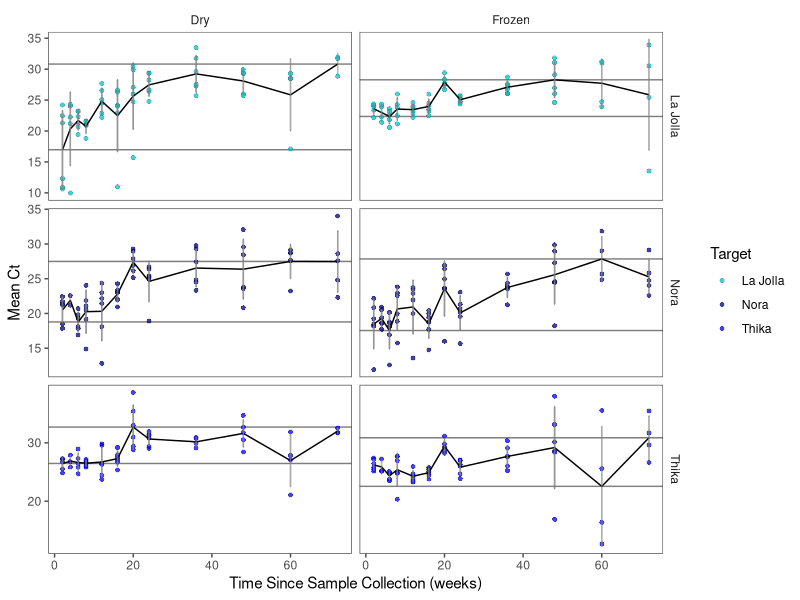
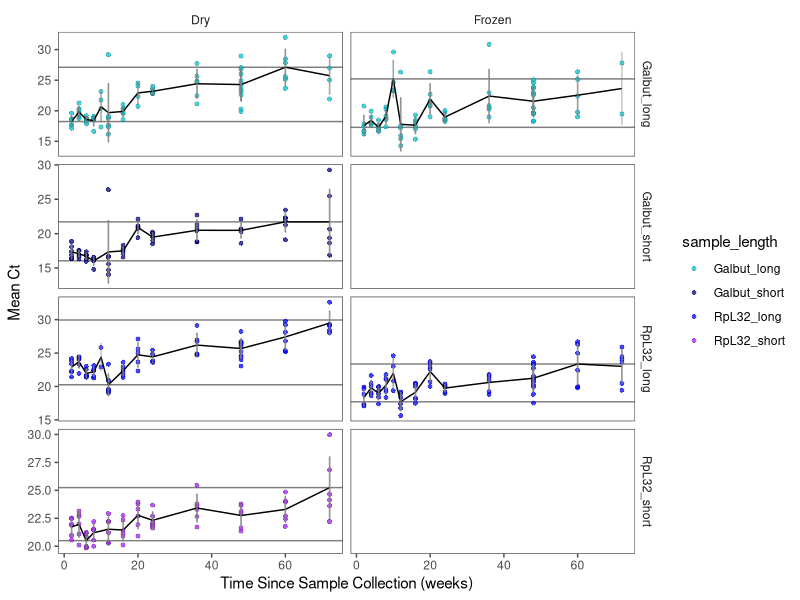
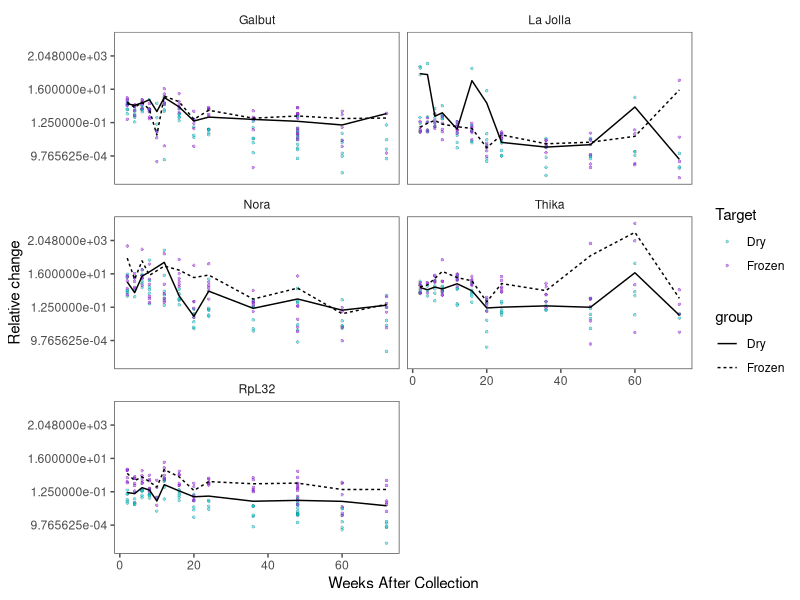
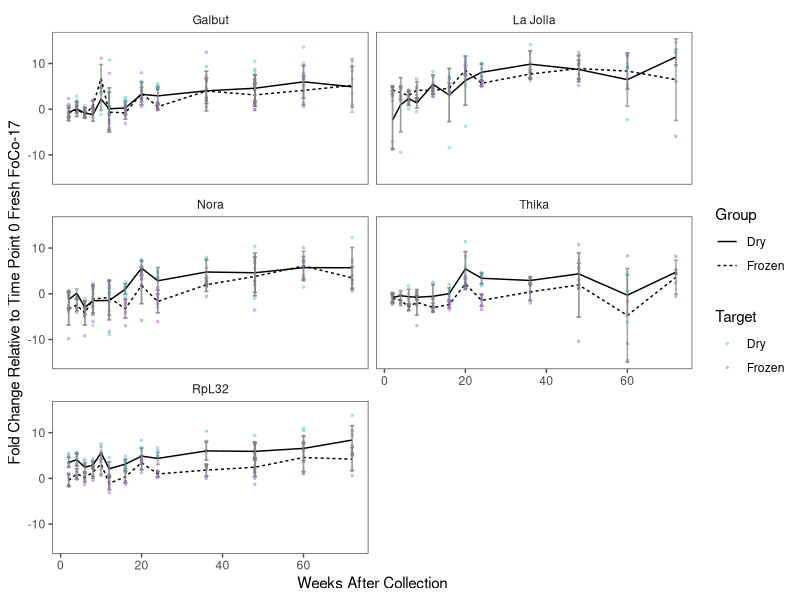
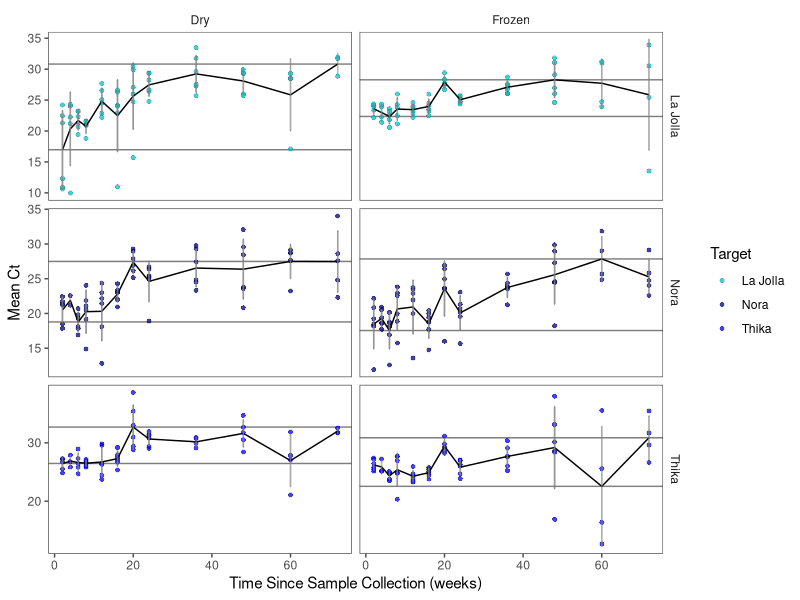
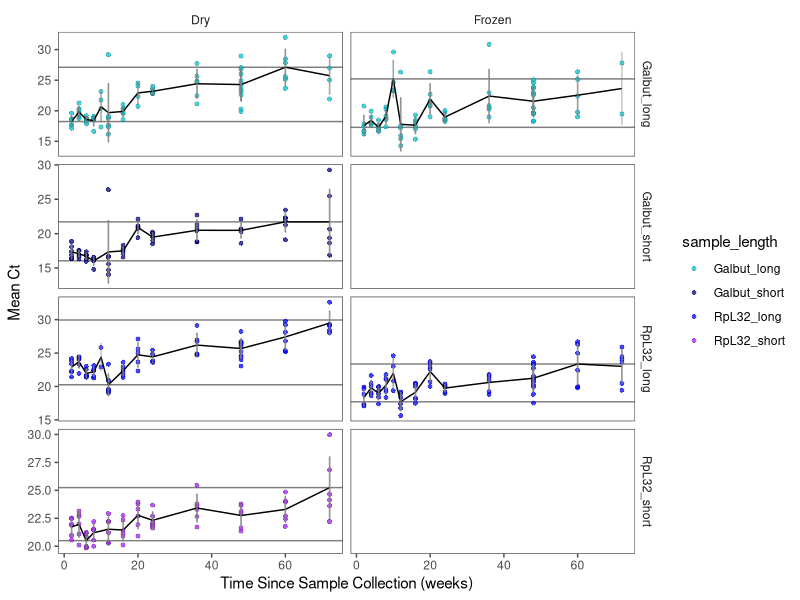
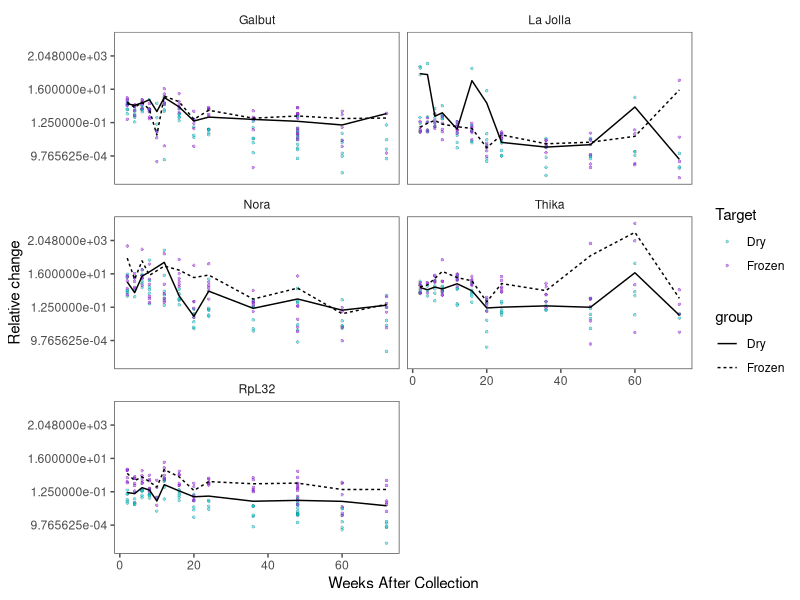
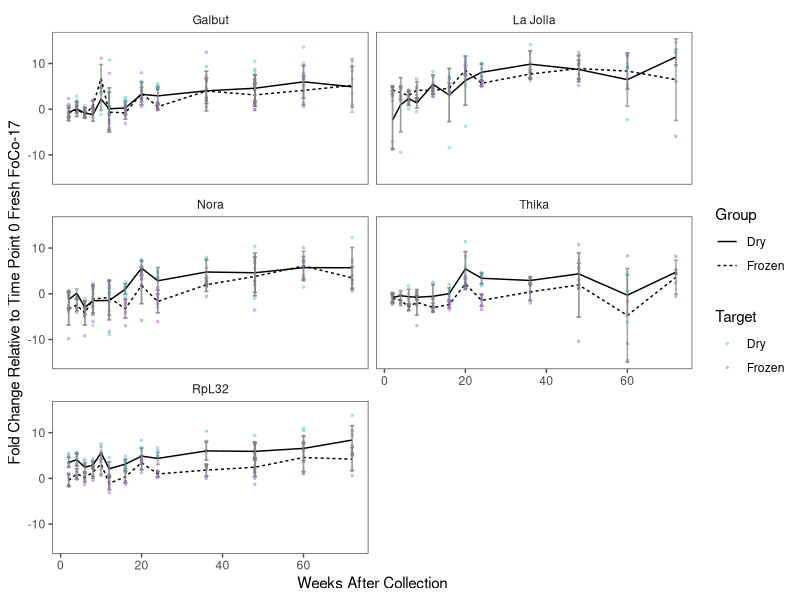

Write R code to recreate these figures, in order. (Note: this script raises an error after producing the figures.)
# load libraries
library(tidyverse)
library(readxl)
library(ggthemes)
library(writexl)

# read in data
#fly <- read_xlsx("tidy_formats/fly_data.xlsx")

#mosquito <- read_xlsx("tidy_formats/mosquito_data.xlsx")

# fly data figures

# pre-processing 
#fly_data <- fly %>%
#  filter(present == "y") %>% 
#  type_convert() %>% 
#  group_by(target, group, week, length) %>%
#  mutate(mean_ct = mean(ct, na.rm = TRUE),
#         sd_ct = sd(ct, na.rm = TRUE),
#         sample_length = paste(target, length, sep = "_")) 

# determine delta ct, use average of time 2 week fresh as starting ct
# calculate fold change by taking 2^-(delta_ct)
#write_xlsx(fly_data, "tidy_formats/fly_data.xlsx")

#read back in the data
fly_data <- read_xlsx("tidy_formats/fly_data.xlsx")

hline_max1 <- data.frame(group = c("Dry", "Frozen"), target = c("La Jolla", "Nora", 
                                                               "Thika"), 
                        hline_1 = c(30.81469, 27.84886, 32.70908, 28.27032,
                                    27.49015, 30.87427))


hline_min1 <- data.frame(group = c("Dry", "Frozen"), target = c("La Jolla", "Nora",
                                                               "Thika"),
                        hline_2 = c(16.96781, 17.54493, 26.47017, 22.34384,
                                    18.78465, 22.54356))


# Mean line bar of La Jolla, Nora & Thika targets
ggplot(filter(fly_data, target %in% c("La Jolla", "Nora", "Thika"), group != "Fresh"), aes(x=week)) + 
  geom_hline(data = hline_max1, aes(yintercept = hline_1), alpha = 0.5) +
  geom_hline(data = hline_min1, aes(yintercept = hline_2), alpha = 0.5) +
  geom_point(aes(y=ct, fill=target), shape = 21, size = 1.5, stroke = 0.1, 
             color = "black", alpha = 0.75) + 
  scale_fill_manual(values = c("turquoise3", "navyblue", "blue")) + 
  geom_line(aes(y=mean_ct, group=sample_length)) + 
  geom_errorbar(aes(ymin = (mean_ct - sd_ct), ymax = (mean_ct + sd_ct)), 
                width = 0.2, color = "grey50", alpha = 0.25) +
  theme_few(base_size = 11) + 
  facet_grid(target ~group, scales = "free_y") +
  labs(x = "Time Since Sample Collection (weeks)", y = "Mean Ct", fill = "Target")



ggsave("plots/Mean_LaJollaNoraThika.pdf", units = "in", width = 10, height = 8)


hline_max2 <- data.frame(group = c("Dry", "Dry", "Dry", "Dry", "Frozen", "Frozen",
                                   "Frozen", "Frozen"), 
                         sample_length = c("Galbut_long", "Galbut_short",
                                           "RpL32_long", "RpL32_short"), 
                        hline_1 = c(27.11656, 21.71760, 29.948694, 25.24503, 
                                    25.20976, NA, 23.35923, NA))


hline_min2 <- data.frame(group = c("Dry", "Dry", "Dry", "Dry", "Frozen", "Frozen",
                                   "Frozen", "Frozen"), 
                         sample_length = c("Galbut_long", "Galbut_short",
                                           "RpL32_long", "RpL32_short"),
                        hline_2 = c(18.23504, 16.04849, 20.2549, 20.49891, 
                                    17.29496, NA, 17.70815, NA))

# Mean line bar of galbut and RpL32 short and long
ggplot(filter(fly_data, sample_length %in% c("Galbut_long", "Galbut_short", 
                                             "RpL32_long", "RpL32_short"), 
              group != "Fresh"), aes(x=week)) + 
  geom_hline(data = hline_max2, aes(yintercept = hline_1), alpha = 0.5) +
  geom_hline(data = hline_min2, aes(yintercept = hline_2), alpha = 0.5) +
  geom_point(aes(y=ct, fill=sample_length), shape = 21, size = 1.5, stroke = 0.1, 
             color = "black", alpha = 0.75) + 
  scale_fill_manual(values = c("turquoise3", "navyblue", "blue", "purple")) + 
  geom_line(aes(y=mean_ct, group=sample_length)) + 
  geom_errorbar(aes(ymin = (mean_ct - sd_ct), ymax = (mean_ct + sd_ct)), 
                width = 0.2, color = "grey50", alpha = 0.25) +
  theme_few(base_size = 11) + 
  facet_grid(sample_length ~ group, scales = "free_y") +
  labs(x = "Time Since Sample Collection (weeks)", y = "Mean Ct" )



ggsave("plots/Mean_GalbutRpL32.pdf", units = "in", width = 10, height = 8)

# get mean fold change, remove fresh samples & short samples
fly_fc <- fly_data %>% 
  group_by(target, group, week) %>% 
  mutate(mean_fc = mean(fold_change, na.rm = TRUE),
         sd_fc = sd(fold_change, na.rm = TRUE),
         mean_dct = mean(delta_ct, na.rm = TRUE),
         sd_dct = sd(delta_ct, na.rm = TRUE)) %>% 
  filter(group != "Fresh") %>% 
  filter(length != "short")

# relative change for all fly targets
ggplot(fly_fc, aes(x = week)) +
  geom_point(aes(y = fold_change, fill = group), shape = 21, size = 1, 
             stroke = 0.1, color = "black", alpha = 0.5) +
  scale_fill_manual(values = c("turquoise3", "purple")) +
  geom_line(aes(y = mean_fc, group = group, linetype = group)) +
  scale_y_continuous(trans = "log2") +
  theme_few(base_size = 11) +
  facet_wrap(~factor(target, levels = c("Galbut", "La Jolla", "Nora", "Thika", "RpL32")),
             ncol = 2) +
  labs(x = 'Weeks After Collection', y = "Relative change", fill = "Target")

#ggsave("plots/Relative_fly.pdf", units = "in", width = 10, height = 8)
#ggsave("plots/Relative_fly_log10.pdf", units = "in", width = 10, height = 8)
ggsave("plots/Relative_fly_log2.pdf", units = "in", width = 10, height = 8)
#ggsave("plots/Relative_fly_sqrt.pdf", units = "in", width = 10, height = 8)

# delta ct fold change
ggplot(fly_fc, aes(x = week)) +
  geom_point(aes(y = delta_ct, fill = group), shape = 21, size = 1, 
             stroke = 0.1, color = "black", alpha = 0.35) +
  scale_fill_manual(values = c("turquoise3", "purple")) +
  geom_line(aes(y = mean_dct, group = group, linetype = group)) +
  geom_errorbar(aes(ymin = (mean_dct - sd_dct), ymax = (mean_dct + sd_dct)), 
                width = 1, color = "grey50", alpha = 0.25) +  
  theme_few(base_size = 11) +
  facet_wrap(~factor(target, levels = c("Galbut", "La Jolla", "Nora", "Thika", 
                                        "RpL32")), ncol = 2) +
  labs(x = 'Weeks After Collection', 
       y = "Fold Change Relative to Time Point 0 Fresh FoCo-17", 
       fill = "Target", linetype = "Group")

ggsave("plots/Relative_fly_dct.pdf", units = "in", width = 10, height = 8)

# Mosquito data figures

# pre-processing 
mosquito_data <- mosquito %>% 
  filter(present == "y") %>% 
  type_convert() %>% 
  group_by(target, group, week) %>%
  mutate(mean_ct = mean(ct, na.rm = TRUE),
         sd_ct = sd(ct, na.rm = TRUE),
         sample_group = paste0(target)) %>% 
  ungroup()

# determine delta ct, use average of time 4 week as starting ct
# calculate fold change by taking 2^-(delta_ct)
#write_xlsx(mosquito_data, "tidy_formats/mosquito_data.xlsx")

#read back in the data
mosquito_data <- read_xlsx("tidy_formats/mosquito_data.xlsx")

# get mean fold change
mosquito_data <- mosquito_data %>% 
  group_by(target, group, week) %>% 
  mutate(mean_fc = mean(fold_change, na.rm = TRUE),
         sd_fc = sd(fold_change, na.rm = TRUE),
         mean_dct = mean(delta_ct, na.rm = TRUE),
         sd_dct = sd(delta_ct, na.rm = TRUE))

hline_max_mos <- data.frame(group = c("Dry", "Dry", "Dry", "Frozen", "Frozen", 
                                      "Frozen"), 
                            target = c("Verdadero", "Rennavirus", "Actin"), 
                            hline_1_mos = c(27.94278, 29.54662, 29.98109,
                                            27.91520, 24.06199, 27.85027))

hline_min_mos <- data.frame(group = c("Dry", "Dry", "Dry", "Frozen", "Frozen", 
                                      "Frozen"), 
                            target = c("Verdadero", "Rennavirus", "Actin"),
                            hline_2_mos = c(22.04536, 19.4869, 24.19849,
                                            22.04304, 14.35967, 23.48702))

# Mean line bar of all Ae. aegypti targets 
ggplot(mosquito_data, aes(x = week)) + 
  geom_hline(data = hline_max_mos, aes(yintercept = hline_1_mos), alpha = 0.3) +
  geom_hline(data = hline_min_mos, aes(yintercept = hline_2_mos), alpha = 0.3) +
  geom_point(aes(y = ct, fill = target), shape=21, size=1.5, stroke=0.1, 
             color="black", alpha = 0.75) + 
  scale_fill_manual(values = c("turquoise3", "purple", "green")) + 
  geom_line(aes(y=mean_ct, group=sample_group)) + 
  geom_errorbar(aes(ymin = (mean_ct - sd_ct), ymax = (mean_ct + sd_ct)), 
                width = 0.2, color = "grey50", alpha = 0.25) +
  theme_few(base_size = 11) +
  facet_grid(factor(target, levels = c("Verdadero", "Rennavirus", "Actin"))
             ~ group, scales = "free_y") +
  labs(x = "Time Since Sample Collection (weeks)", y = "Ct value", 
       fill = "Target")

ggsave("plots/Mean_Mosquito.pdf", units = "in", width = 10, height = 8)

# Relative change for all Ae. aegypti targets
ggplot(mosquito_data, aes(x = week)) +
  geom_point(aes(y = fold_change, fill = group), shape = 21, size = 1, 
             stroke = 0.1, color = "black", alpha = 0.5) +
  scale_fill_manual(values = c("turquoise3", "purple")) +
  geom_line(aes(y = mean_fc, group = group, linetype = group)) +
  scale_y_continuous(trans = "sqrt") +
  theme_few(base_size = 11) +
  facet_wrap(~factor(target, levels = c("Verdadero", "Rennavirus", "Actin")), 
             scales = "free_y") +
  labs(x = 'Weeks After Collection', y = "Relative change", fill = "Target")

#ggsave("plots/Relative_Mosquito_log10.pdf", units = "in", width = 10, height = 8)
#ggsave("plots/Relative_Mosquito_log2.pdf", units = "in", width = 10, height = 8)
ggsave("plots/Relative_Mosquito_sqrt.pdf", units = "in", width = 10, height = 8)

# delta ct fold change
ggplot(mosquito_data, aes(x = week)) +
  geom_point(aes(y = delta_ct, fill = group), shape = 21, size = 1, 
             stroke = 0.1, color = "black", alpha = 0.5) +
  scale_fill_manual(values = c("turquoise3", "purple")) +
  geom_line(aes(y = mean_dct, group = group, linetype = group)) +
  geom_errorbar(aes(ymin = (mean_dct - sd_dct), ymax = (mean_dct + sd_dct)), 
                width = 1, color = "grey50", alpha = 0.25) + 
  theme_few(base_size = 11) +
  facet_wrap(~factor(target, levels = c("Verdadero", "Rennavirus", "Actin")),
             ncol = 1) +
  labs(x = 'Weeks After Collection', 
       y = "Fold Change Relative to Time Point 4 Week Mosquito", 
       fill = "Target", linetype = "Group")

ggsave("plots/Relative_mosquito_dct.pdf", units = "in", width = 10, height = 8)
